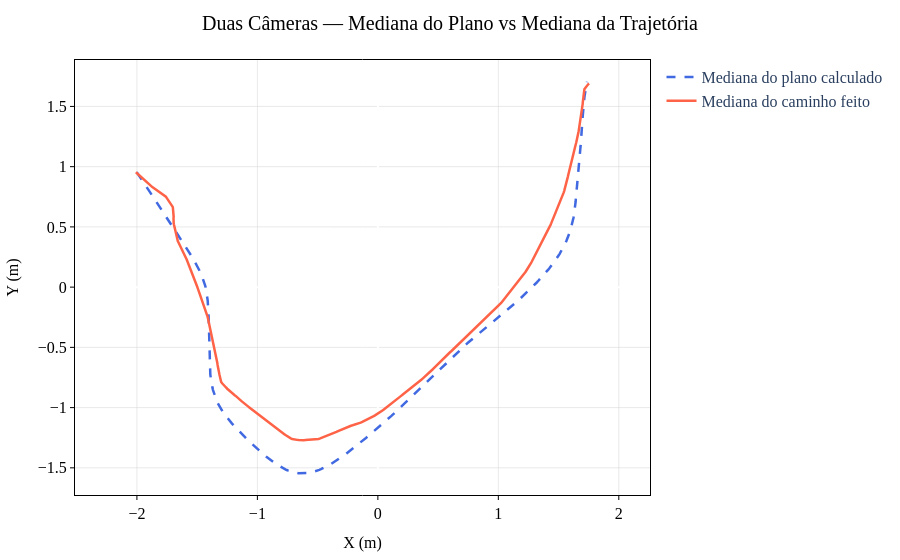

This figure's notebook cell:
### Markdown cell above
**Duas câmeras — mediana final:** sobreposição da mediana do plano calculado com a mediana da trajetória real.

### Code cell
fig = go.Figure()

fig.add_trace(go.Scatter(
    x=median_plan_x_2cam, y=median_plan_y_2cam,
    mode="lines", name="Mediana do plano calculado",
    line=dict(color="royalblue", dash="dash", width=2.5)
))

fig.add_trace(go.Scatter(
    x=median_path_winsorized_x_2cam, y=median_path_winsorized_y_2cam,
    mode="lines", name="Mediana do caminho feito",
    line=dict(color="tomato", width=2.5)
))

fig.update_layout(
    title="Duas Câmeras — Mediana do Plano vs Mediana da Trajetória",
    xaxis_title="X (m)", yaxis_title="Y (m)",
    yaxis_scaleanchor="x", hovermode="closest"
)
apply_ieee_style(fig)
save_fig(fig, 'median_comparison_2cam.svg')
fig.show()

### Figure 1 — Plotly figure (JSON) as saved in the notebook; plotly's stock layout.template omitted (floating-point values rounded to 4 significant figures; data arrays with more than 128 entries replaced by an {"elided": "..."} marker saying what was removed)
{"data": [{"line": {"color": "royalblue", "dash": "dash", "width": 2.5}, "mode": "lines", "name": "Mediana do plano calculado", "type": "scatter", "x": {"elided": "500 float values"}, "y": {"elided": "500 float values"}}, {"line": {"color": "tomato", "width": 2.5}, "mode": "lines", "name": "Mediana do caminho feito", "type": "scatter", "x": {"elided": "500 float values"}, "y": {"elided": "500 float values"}}], "layout": {"hovermode": "closest", "legend": {"font": {"family": "Times New Roman", "size": 16}}, "margin": {"b": 60, "l": 60, "r": 20, "t": 60}, "paper_bgcolor": "white", "plot_bgcolor": "white", "title": {"font": {"color": "black", "family": "Times New Roman", "size": 20}, "text": "Duas Câmeras — Mediana do Plano vs Mediana da Trajetória", "x": 0.5, "xanchor": "center"}, "xaxis": {"gridcolor": "lightgrey", "gridwidth": 0.5, "linecolor": "black", "linewidth": 1, "mirror": true, "showgrid": true, "showline": true, "tickcolor": "black", "tickfont": {"color": "black", "family": "Times New Roman", "size": 16}, "ticklen": 4, "ticks": "outside", "tickwidth": 1, "title": {"font": {"color": "black", "family": "Times New Roman", "size": 16}, "text": "X (m)"}}, "yaxis": {"gridcolor": "lightgrey", "gridwidth": 0.5, "linecolor": "black", "linewidth": 1, "mirror": true, "scaleanchor": "x", "showgrid": true, "showline": true, "tickcolor": "black", "tickfont": {"color": "black", "family": "Times New Roman", "size": 16}, "ticklen": 4, "ticks": "outside", "tickwidth": 1, "title": {"font": {"color": "black", "family": "Times New Roman", "size": 16}, "text": "Y (m)"}}}}
